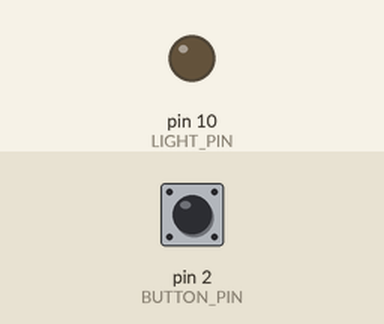
Recording of a sketch running on a simulated Arduino Uno, built with avr-gcc and run on an emulated ATmega328P. Parts: output pins drawn as LEDs (lit = HIGH). Inputs (shaded band) come from the test bench; at power-on: pin 2 (BUTTON_PIN) HIGH.

Above: at 1.2 s.
1.3 s: pin 2 (BUTTON_PIN) pulled LOW for 1 s
At 2.6 s:
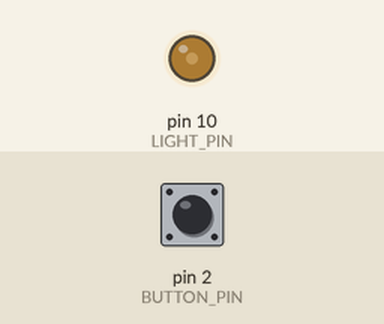
At 3.2 s:
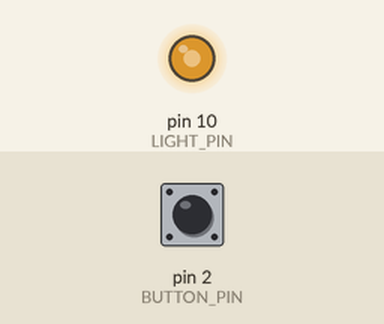
4.5 s: pin 2 (BUTTON_PIN) pulled LOW for 3.2 s
9.2 s: pin 2 (BUTTON_PIN) pulled LOW for 0.15 s
At 10.8 s:
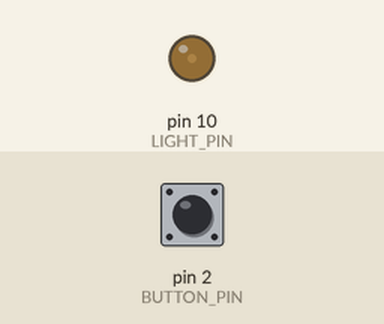
Timing chart, 0 to 12.3 s (numbered marks = the images above; inputs shaded):
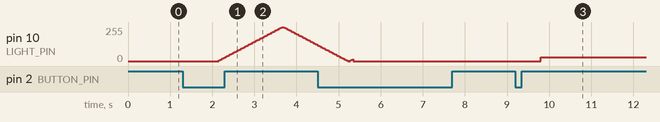

Measured:
- after the input at 1.3 s, pin 10 (LIGHT_PIN): rises from 0/255 to 255/255 in 1.5 s, then falls to 120/255 in 0.84 s
- after the input at 9.2 s, pin 10 (LIGHT_PIN): 0/255 → 30/255 after 0.60 s

The sketch:

Homework3_Task2.ino
```cpp
#include <OneButton.h>
#define BUTTON_PIN 2
#define LIGHT_PIN 10
OneButton button(BUTTON_PIN, true, true);
int current_brightness=0;
bool breathing_state=false;
bool const_state=true;
unsigned long current_time=0;
unsigned long last_record=0;
int breath_direction=1;

void oneclick(){
  const_state=true;
  breathing_state=false;
  switch(current_brightness){
    case 0: current_brightness=30; break;
    case 30: current_brightness=100; break;
    case 100: current_brightness=200; break;
    case 200: current_brightness=0; break;
    default: current_brightness=30;break;
  }
  analogWrite(LIGHT_PIN,current_brightness);
}

void doubleclick(){
  current_brightness=0;
  const_state=true;
  breathing_state=false;
  analogWrite(LIGHT_PIN,current_brightness);
}

void longpress(){
  if(breathing_state){
    breathing_state=false;
    const_state=true;
    current_brightness=0;
  }
  else{
    breathing_state=true;
    const_state=false;
  }
}

void breathinglight(){
  current_time=millis();
  if(current_time-last_record>=30){
    last_record=current_time;
    current_brightness+=5*breath_direction;
    if(current_brightness>255||current_brightness<0){
      breath_direction*=-1;
      current_brightness+=5*breath_direction;
    }
    analogWrite(LIGHT_PIN,current_brightness);
  }
}

void setup() {
  pinMode(LIGHT_PIN, OUTPUT);
  analogWrite(LIGHT_PIN, 0);
  button.attachClick(oneclick);
  button.attachLongPressStart(longpress);
  button.attachDoubleClick(doubleclick);
}

void loop() {
  button.tick();
  if(breathing_state) breathinglight();
  else analogWrite(LIGHT_PIN,current_brightness);
}
```
